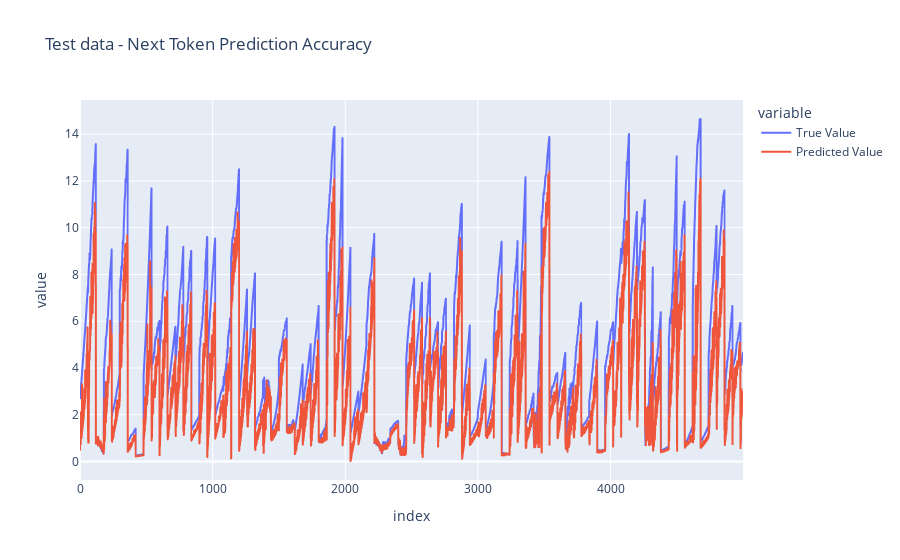

The code cell stored with this chart in its notebook:
### Markdown cell above
## test model load from wandb

### Code cell
import wandb
import os
api = wandb.Api()
artifact = api.artifact('smasadzadeh-freelancer/degradation-transformer/degradation-transformer-model:Production')

artifact_dir = artifact.download()

safetensor_filename="degradation_transformer_model.safetensors"
config_filename="degradation_transformer_model_config.json"

model_weights_path = os.path.join(artifact_dir, safetensor_filename)
config_path = os.path.join(artifact_dir, config_filename)

# Load config and create model
model_params = json.load(open(config_path))
model3 = DegradationTransformer(**model_params)
load_model(model3, model_weights_path)

learner3 = Learner(model3, optim=None, loss_func=None, 
                  train_loader=None, test_loader=None, cbs=[])

y_predict = learner3.predict(x_batch, num_periods=1)[:, -1]



df=pd.DataFrame([y_batch, y_predict]).T
df.columns = ['True Value', 'Predicted Value']
fig = px.line(df, labels={ 'x':['Predicted Value','Predicted Value']}, title='Test data - Next Token Prediction Accuracy')
fig.show()

### Figure 1 — Plotly figure (JSON) as saved in the notebook; plotly's stock layout.template omitted (floating-point values rounded to 4 significant figures; data arrays with more than 128 entries replaced by an {"elided": "..."} marker saying what was removed)
{"data": [{"hovertemplate": "variable=True Value<br>index=%{x}<br>value=%{y}<extra></extra>", "legendgroup": "True Value", "line": {"color": "#636efa", "dash": "solid"}, "marker": {"symbol": "circle"}, "mode": "lines", "name": "True Value", "showlegend": true, "type": "scattergl", "x": {"elided": "5000 int values"}, "xaxis": "x", "y": {"elided": "5000 float values"}, "yaxis": "y"}, {"hovertemplate": "variable=Predicted Value<br>index=%{x}<br>value=%{y}<extra></extra>", "legendgroup": "Predicted Value", "line": {"color": "#EF553B", "dash": "solid"}, "marker": {"symbol": "circle"}, "mode": "lines", "name": "Predicted Value", "showlegend": true, "type": "scattergl", "x": {"elided": "5000 int values"}, "xaxis": "x", "y": {"elided": "5000 float values"}, "yaxis": "y"}], "layout": {"legend": {"title": {"text": "variable"}, "tracegroupgap": 0}, "title": {"text": "Test data - Next Token Prediction Accuracy"}, "xaxis": {"anchor": "y", "domain": [0, 1], "title": {"text": "index"}}, "yaxis": {"anchor": "x", "domain": [0, 1], "title": {"text": "value"}}}}
